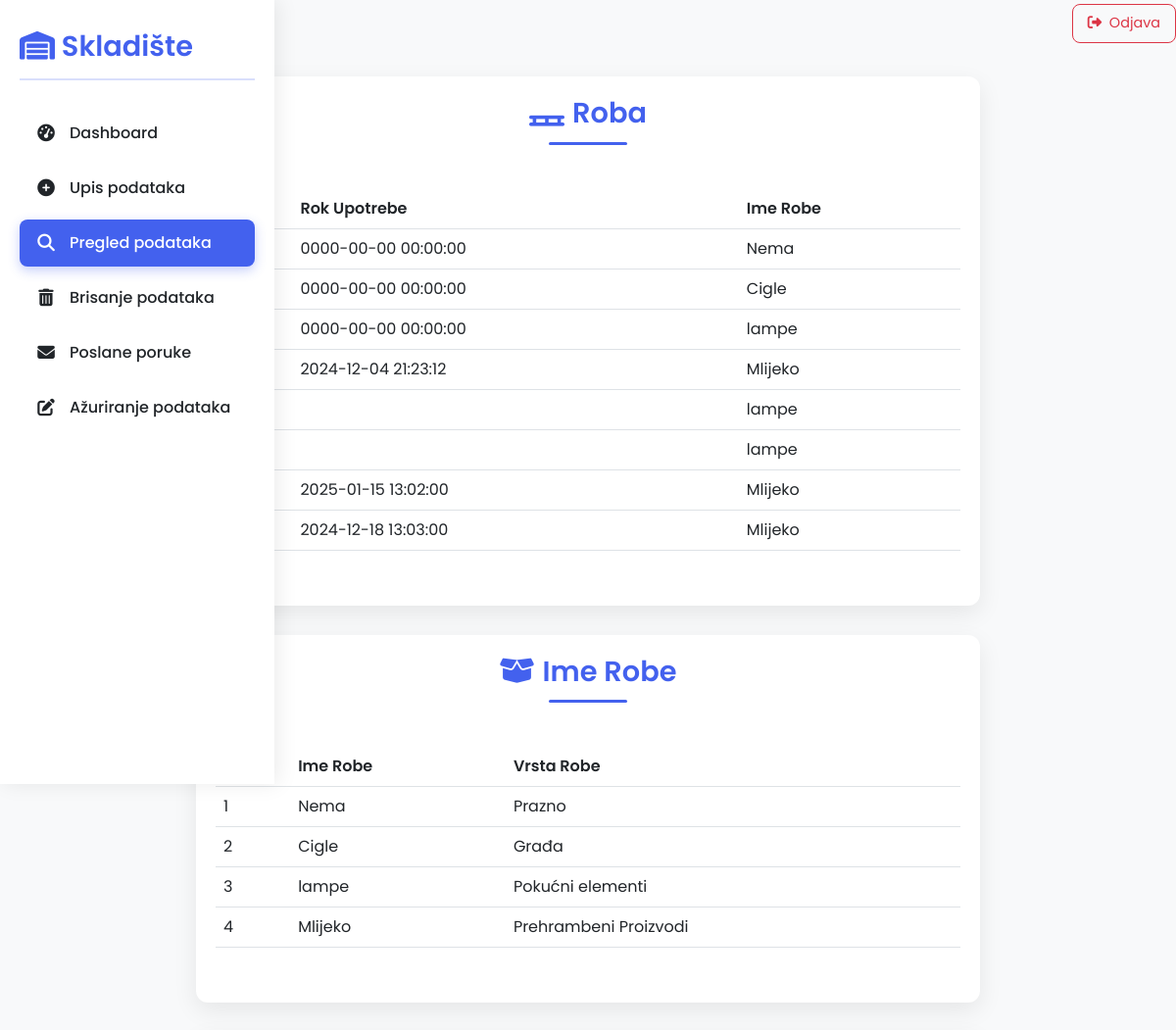
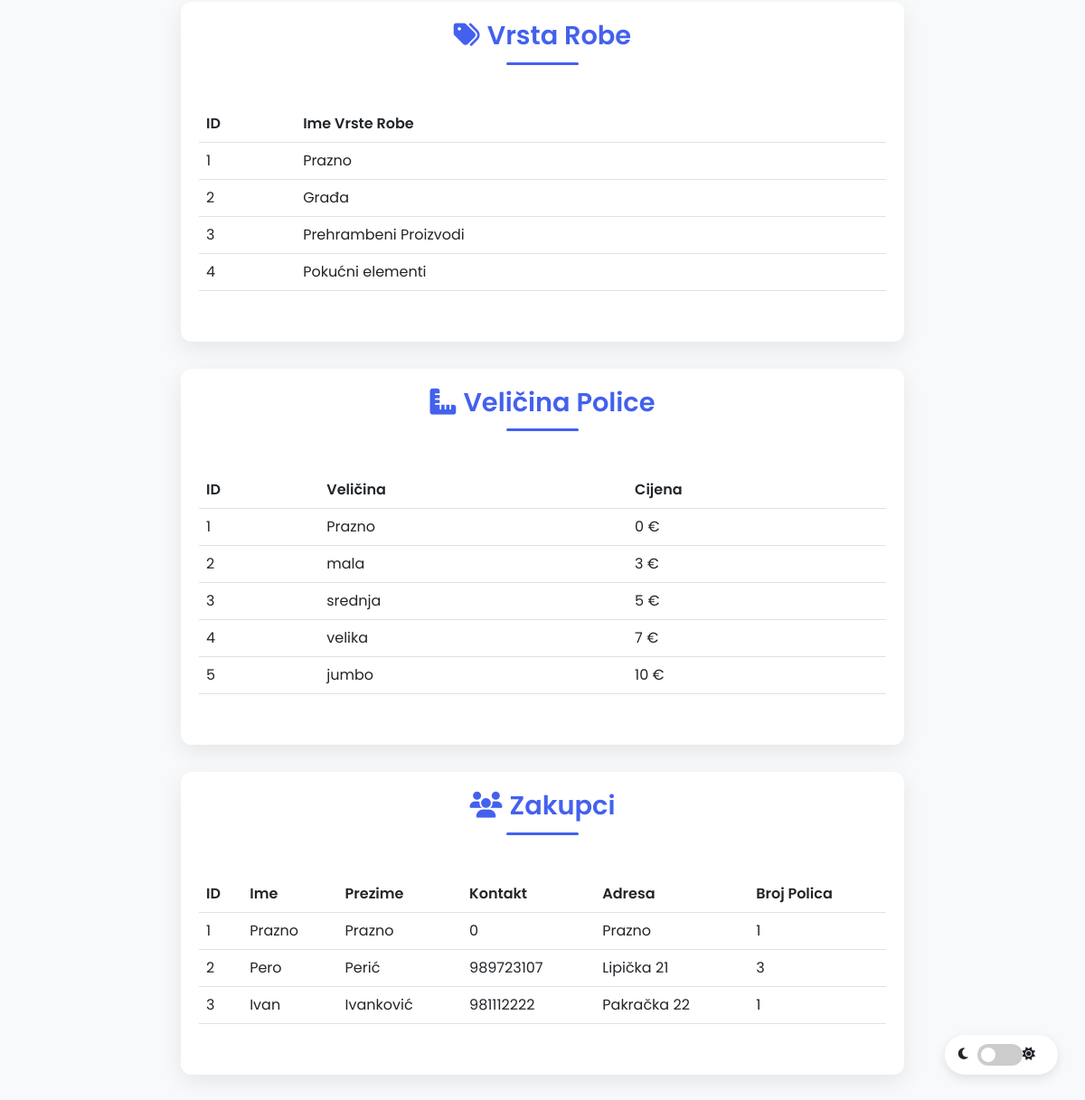
The page /pregled-podataka.php (signed in) on the database its author committed (2 pictures, top to bottom).
### tables this page shows
CREATE TABLE `roba` (
  `IdRoba` int(11) NOT NULL,
  `RokUpotrebe` datetime DEFAULT NULL,
  `DatumDolaska` datetime DEFAULT NULL,
  `ImeRobeId` int(11) NOT NULL
);

CREATE TABLE `imerobe` (
  `IdImeRobe` int(11) NOT NULL,
  `ImeRobe` varchar(25) NOT NULL,
  `VrstaRobeId` int(11) NOT NULL
);

CREATE TABLE `vrstarobe` (
  `IdVrstaRobe` int(11) NOT NULL,
  `ImeVrsteRobe` varchar(25) NOT NULL
);

CREATE TABLE `velicinapolice` (
  `IdVelicinaPolice` int(11) NOT NULL,
  `ImeVelicinaPolice` varchar(25) NOT NULL,
  `Cijena` int(11) NOT NULL
);

CREATE TABLE `zakupac` (
  `IdZakupac` int(11) NOT NULL,
  `Ime` varchar(25) NOT NULL,
  `Prezime` varchar(25) NOT NULL,
  `Kontakt` int(11) NOT NULL,
  `Adresa` varchar(25) NOT NULL,
  `BrojIznajmljenihPolica` int(11) DEFAULT NULL
);

### includes/fetch_pojedinosti_roba.php (called while the page is built)
<?php
try {
    $queryRobaPojedinosti = "
        SELECT Roba.IdRoba, Roba.RokUpotrebe, ImeRobe.ImeRobe
        FROM Roba
        INNER JOIN ImeRobe ON Roba.ImeRobeId = ImeRobe.IdImeRobe;
    ";
    $stmtRobaPojedinosti = $pdo->prepare($queryRobaPojedinosti);
    $stmtRobaPojedinosti->execute();
    $rowsRobaPojedinosti = $stmtRobaPojedinosti->fetchAll(PDO::FETCH_ASSOC);
} catch (PDOException $e) {
    die("Database connection failed: " . $e->getMessage());
}

### includes/fetch_ime_robe.php (called while the page is built)
<?php
try {
    $queryImeRobe = "SELECT
        ImeRobe.IdImeRobe,
        ImeRobe.ImeRobe,
        ImeRobe.VrstaRobeId,
        VrstaRobe.ImeVrsteRobe AS VrstaRobeName
    FROM
        ImeRobe
    LEFT JOIN
        VrstaRobe
    ON
        ImeRobe.VrstaRobeId = VrstaRobe.IdVrstaRobe;";
    $stmtImeRobe = $pdo->prepare($queryImeRobe);
    $stmtImeRobe->execute();
    $rowsImeRobe = $stmtImeRobe->fetchAll(PDO::FETCH_ASSOC);
} catch (PDOException $e) {
    die("Database connection failed: " . $e->getMessage());
}

### includes/fetch_vrsta_robe.php (called while the page is built)
<?php
try {
   $queryVrstaRobe = "SELECT IdVrstaRobe, ImeVrsteRobe FROM VrstaRobe;";
   $stmtVrstaRobe = $pdo->prepare($queryVrstaRobe);
   $stmtVrstaRobe->execute();
   $rowsVrstaRobe = $stmtVrstaRobe->fetchAll(PDO::FETCH_ASSOC);
} catch (PDOException $e) {
   die("Database connection failed: " . $e->getMessage());
}

### includes/fetch_velicina.php (called while the page is built)
<?php
try {
    $queryImeVelicine = "SELECT IdVelicinaPolice, ImeVelicinaPolice,Cijena FROM VelicinaPolice;";
    $stmtImeVelicine = $pdo->prepare($queryImeVelicine);
    $stmtImeVelicine->execute();
    $rowsImeVelicine = $stmtImeVelicine->fetchAll(PDO::FETCH_ASSOC);
} catch (PDOException $e) {
    die("Database connection failed: " . $e->getMessage());
}

### includes/fetch_zakupac.php (called while the page is built)
<?php
try {
    $queryImePrezimeZakupca = "SELECT * FROM Zakupac;";
    $stmtImePrezimeZakupca = $pdo->prepare($queryImePrezimeZakupca);
    $stmtImePrezimeZakupca->execute();
    $rowsImePrezimeZakupca = $stmtImePrezimeZakupca->fetchAll(PDO::FETCH_ASSOC);
} catch (PDOException $e) {
    die("Database connection failed: " . $e->getMessage());
}

### pregled-podataka.php (the view, shortened to what this page needs)
<?php
include "includes/dbh.inc.php";
include "includes/fetch_ime_robe.php";
include "includes/fetch_pojedinosti_roba.php";
include "includes/fetch_velicina.php";
include "includes/fetch_vrsta_robe.php";
include "includes/fetch_zakupac.php";
?>
<!DOCTYPE html>
<html lang="en">
<head>
    <link href="https://cdn.jsdelivr.net/npm/bootstrap@5.3.0/dist/css/bootstrap.min.css" rel="stylesheet">
    <link rel="stylesheet" href="https://cdnjs.cloudflare.com/ajax/libs/font-awesome/6.4.0/css/all.min.css">
</head>
<body style="visibility: hidden;">
    <div class="sidebar d-none d-lg-block">
        <h2><i class="fas fa-warehouse"></i> Skladište</h2>
        <a class="nav-link " href="index.php"><i class="fas fa-tachometer-alt"></i> Dashboard</a>
        <a class="nav-link" href="upis-podataka.php"><i class="fas fa-plus-circle"></i> Upis podataka</a>
        <a class="nav-link active" href="pregled-podataka.php"><i class="fas fa-search"></i> Pregled podataka</a>
        <a class="nav-link " href="brisanje-podataka.php"><i class="fas fa-trash-alt"></i> Brisanje podataka</a>
        <a class="nav-link " href="poslane-poruke.php"><i class="fas fa-envelope"></i> Poslane poruke</a>
        <a class="nav-link" href="azuriranje-podataka.php"><i class="fas fa-edit"></i> Ažuriranje podataka</a>
    </div>
    <div class="theme-switch-container">
        <span class="theme-switch-label"><i class="fas fa-moon"></i></span>
        <label class="theme-switch" for="checkbox">
            <div class="slider-round"></div>
        </label>
        <span class="theme-switch-label"><i class="fas fa-sun"></i></span>
    </div>
    <div class="dashboard-header">
    <div>
        <h1>Dashboard</h1>
    </div>
    <a href="logout.php" class="btn btn-outline-danger logout-btn">
        <i class="fas fa-sign-out-alt me-1"></i> Odjava
    </a>
</div>
        <div class="card">
            <h3><i class="fas fa-pallet me-2"></i>Roba</h3>
            <div class="table-responsive">
                <?php if (!empty($rowsRobaPojedinosti)): ?>
                    <table class="table">
                        <thead>
                            <tr>
                                <th>ID</th>
                                <th>Rok Upotrebe</th>
                                <th>Ime Robe</th>
                            </tr>
                        </thead>
                        <tbody>
                            <?php foreach ($rowsRobaPojedinosti as $row): ?>
                            <tr>
                                <td><?= htmlspecialchars($row["IdRoba"]) ?></td>
                                <td><?= htmlspecialchars($row["RokUpotrebe"]) ?></td>
                                <td><?= htmlspecialchars($row["ImeRobe"]) ?></td>
                            </tr>
                            <?php endforeach; ?>
                        </tbody>
                    </table>
                <?php else: ?>
                    <div class="alert alert-info">Nema podataka o robi.</div>
                <?php endif; ?>
            </div>
        </div>
        <div class="card">
            <h3><i class="fas fa-box-open me-2"></i>Ime Robe</h3>
            <div class="table-responsive">
                <?php if (!empty($rowsImeRobe)): ?>
                    <table class="table">
                        <thead>
                            <tr>
                                <th>ID</th>
                                <th>Ime Robe</th>
                                <th>Vrsta Robe</th>
                            </tr>
                        </thead>
                        <tbody>
                            <?php foreach ($rowsImeRobe as $row): ?>
                            <tr>
                                <td><?= htmlspecialchars($row["IdImeRobe"]) ?></td>
                                <td><?= htmlspecialchars($row["ImeRobe"]) ?></td>
                                <td><?= isset($row["VrstaRobeName"]) ? htmlspecialchars($row["VrstaRobeName"]) : "N/A" ?></td>
                            </tr>
                            <?php endforeach; ?>
                        </tbody>
                    </table>
                <?php else: ?>
                    <div class="alert alert-info">Nema podataka o imenima robe.</div>
                <?php endif; ?>
            </div>
        </div>
        <div class="card">
            <h3><i class="fas fa-tags me-2"></i>Vrsta Robe</h3>
            <div class="table-responsive">
                <?php if (!empty($rowsVrstaRobe)): ?>
                    <table class="table">
                        <thead>
                            <tr>
                                <th>ID</th>
                                <th>Ime Vrste Robe</th>
                            </tr>
                        </thead>
                        <tbody>
                            <?php foreach ($rowsVrstaRobe as $row): ?>
                            <tr>
                                <td><?= htmlspecialchars($row["IdVrstaRobe"]) ?></td>
                                <td><?= htmlspecialchars($row["ImeVrsteRobe"]) ?></td>
                            </tr>
                            <?php endforeach; ?>
                        </tbody>
                    </table>
                <?php else: ?>
                    <div class="alert alert-info">Nema podataka o vrstama robe.</div>
                <?php endif; ?>
            </div>
        </div>
        <div class="card">
            <h3><i class="fas fa-ruler-combined me-2"></i>Veličina Police</h3>
            <div class="table-responsive">
                <?php if (!empty($rowsImeVelicine)): ?>
                    <table class="table">
                        <thead>
                            <tr>
                                <th>ID</th>
                                <th>Veličina</th>
                                <th>Cijena</th>
                            </tr>
                        </thead>
                        <tbody>
                            <?php foreach ($rowsImeVelicine as $row): ?>
                            <tr>
                                <td><?= htmlspecialchars($row["IdVelicinaPolice"]) ?></td>
                                <td><?= htmlspecialchars($row["ImeVelicinaPolice"]) ?></td>
                                <td><?= htmlspecialchars($row["Cijena"]) ?> €</td>
                            </tr>
                            <?php endforeach; ?>
                        </tbody>
                    </table>
                <?php else: ?>
                    <div class="alert alert-info">Nema podataka o veličinama polica.</div>
                <?php endif; ?>
            </div>
        </div>
        <div class="card">
            <h3><i class="fas fa-users me-2"></i>Zakupci</h3>
            <div class="table-responsive">
                <?php if (!empty($rowsImePrezimeZakupca)): ?>
                    <table class="table">
                        <thead>
                            <tr>
                                <th>ID</th>
                                <th>Ime</th>
                                <th>Prezime</th>
                                <th>Kontakt</th>
                                <th>Adresa</th>
                                <th>Broj Polica</th>
                            </tr>
                        </thead>
                        <tbody>
                            <?php foreach ($rowsImePrezimeZakupca as $row): ?>
                            <tr>
                                <td><?= htmlspecialchars($row["IdZakupac"]) ?></td>
                                <td><?= htmlspecialchars($row["Ime"]) ?></td>
                                <td><?= htmlspecialchars($row["Prezime"]) ?></td>
                                <td><?= htmlspecialchars($row["Kontakt"]) ?></td>
                                <td><?= htmlspecialchars($row["Adresa"]) ?></td>
                                <td><?= htmlspecialchars($row["BrojIznajmljenihPolica"]) ?></td>
                            </tr>
                            <?php endforeach; ?>
                        </tbody>
                    </table>
                <?php else: ?>
                    <div class="alert alert-info">Nema podataka o zakupcima.</div>
                <?php endif; ?>
            </div>
        </div>
</body>
</html>

### pregled-podataka.php (style rules this page uses)
:root { --primary-color: #4361ee; --secondary-color: #3a0ca3; --accent-color: #f72585; --light-color: #f8f9fa; --dark-color: #212529; --success-color: #4cc9f0; --warning-color: #f8961e; --danger-color: #ef233c; --info-color: #4895ef; --card-bg-light: #ffffff; --card-bg-dark: #2b2d42; }
body { font-family: 'Poppins', sans-serif; transition: all 0.4s ease; padding-top: 0; background-color: var(--light-color); color: var(--dark-color); }
.sidebar { background-color: var(--card-bg-light); color: var(--dark-color); height: 100vh; position: fixed; top: 0; left: 0; width: 280px; padding: 30px 20px; box-shadow: 4px 0 20px rgba(0, 0, 0, 0.08); z-index: 100; overflow-y: auto; transition: all 0.4s cubic-bezier(0.4, 0, 0.2, 1); }
.sidebar h2 { font-size: 1.8rem; margin-bottom: 30px; color: var(--primary-color); padding-bottom: 15px; border-bottom: 2px solid rgba(67, 97, 238, 0.2); font-weight: 600; }
.sidebar a { display: flex; align-items: center; color: var(--dark-color); text-decoration: none; padding: 12px 15px; margin-bottom: 8px; border-radius: 8px; transition: all 0.3s ease; font-weight: 500; }
.sidebar a i { margin-right: 12px; width: 24px; text-align: center; font-size: 1.1rem; }
.sidebar a.active { background-color: var(--primary-color); color: white; box-shadow: 0 4px 12px rgba(67, 97, 238, 0.3); }
.dashboard-header { display: flex; justify-content: space-between; align-items: center; margin-bottom: 30px; }
.dashboard-header h1 { font-size: 2.5rem; font-weight: 700; color: var(--primary-color); margin: 0; }
.card { border: none; border-radius: 12px; background-color: var(--card-bg-light); box-shadow: 0 8px 24px rgba(0, 0, 0, 0.08); transition: all 0.3s ease; margin-bottom: 30px; padding: 30px; overflow: hidden; position: relative; }
.card h3 { text-align: center; margin-bottom: 30px; color: var(--primary-color); font-size: 1.8rem; font-weight: 600; position: relative; padding-bottom: 15px; }
.card h3::after { content: ''; position: absolute; bottom: 0; left: 50%; transform: translateX(-50%); width: 80px; height: 3px; background-color: var(--primary-color); border-radius: 3px; }
.table-responsive { overflow-x: auto; margin-bottom: 20px; }
table { width: 100%; border-collapse: collapse; margin-top: 15px; }
th, td { padding: 12px 15px; text-align: left; border-bottom: 1px solid #dee2e6; }
th { background-color: var(--primary-color); color: white; font-weight: 600; position: sticky; top: 0; }
.theme-switch-container { position: fixed; bottom: 30px; right: 30px; z-index: 1000; display: flex; align-items: center; background-color: var(--card-bg-light); padding: 10px 15px; border-radius: 50px; box-shadow: 0 4px 12px rgba(0, 0, 0, 0.1); transition: all 0.3s ease; }
.theme-switch-label { margin-right: 10px; font-weight: 500; font-size: 0.9rem; color: var(--dark-color); }
.theme-switch { position: relative; display: inline-block; width: 50px; height: 24px; }
.slider-round { position: absolute; cursor: pointer; top: 0; left: 0; right: 0; bottom: 0; background-color: #ccc; transition: .4s; border-radius: 34px; }
.slider-round:before { position: absolute; content: ""; height: 16px; width: 16px; left: 4px; bottom: 4px; background-color: white; transition: .4s; border-radius: 50%; }
.logout-btn { padding: 8px 15px; border-radius: 8px; font-size: 0.9rem; transition: all 0.3s ease; }
.card { max-width: 800px; margin: 0 auto 30px; padding: 20px; }

### rows shown on the page
roba: RokUpotrebe "0000-00-00 00:00:00", ImeRobeId.ImeRobe "Nema"
roba: RokUpotrebe "0000-00-00 00:00:00", ImeRobeId.ImeRobe "Cigle"
roba: RokUpotrebe "0000-00-00 00:00:00", ImeRobeId.ImeRobe "lampe"
roba: RokUpotrebe "2024-12-04 21:23:12", ImeRobeId.ImeRobe "Mlijeko"
roba: ImeRobeId.ImeRobe "lampe"
roba: ImeRobeId.ImeRobe "lampe"
roba: RokUpotrebe "2025-01-15 13:02:00", ImeRobeId.ImeRobe "Mlijeko"
roba: RokUpotrebe "2024-12-18 13:03:00", ImeRobeId.ImeRobe "Mlijeko"
imerobe: IdImeRobe "1", ImeRobe "Nema", VrstaRobeId.ImeVrsteRobe "Prazno"
imerobe: IdImeRobe "2", ImeRobe "Cigle", VrstaRobeId.ImeVrsteRobe "Građa"
imerobe: IdImeRobe "3", ImeRobe "lampe", VrstaRobeId.ImeVrsteRobe "Pokućni elementi"
imerobe: IdImeRobe "4", ImeRobe "Mlijeko", VrstaRobeId.ImeVrsteRobe "Prehrambeni Proizvodi"
vrstarobe: IdVrstaRobe "1", ImeVrsteRobe "Prazno"
vrstarobe: IdVrstaRobe "2", ImeVrsteRobe "Građa"
vrstarobe: IdVrstaRobe "3", ImeVrsteRobe "Prehrambeni Proizvodi"
vrstarobe: IdVrstaRobe "4", ImeVrsteRobe "Pokućni elementi"
velicinapolice: IdVelicinaPolice "1", ImeVelicinaPolice "Prazno", Cijena "0"
velicinapolice: IdVelicinaPolice "2", ImeVelicinaPolice "mala", Cijena "3"
velicinapolice: IdVelicinaPolice "3", ImeVelicinaPolice "srednja", Cijena "5"
velicinapolice: IdVelicinaPolice "4", ImeVelicinaPolice "velika", Cijena "7"
velicinapolice: IdVelicinaPolice "5", ImeVelicinaPolice "jumbo", Cijena "10"
zakupac: IdZakupac "1", Ime "Prazno", Prezime "Prazno", Kontakt "0", Adresa "Prazno", BrojIznajmljenihPolica "1"
zakupac: IdZakupac "2", Ime "Pero", Prezime "Perić", Kontakt "989723107", Adresa "Lipička 21", BrojIznajmljenihPolica "3"
zakupac: IdZakupac "3", Ime "Ivan", Prezime "Ivanković", Kontakt "981112222", Adresa "Pakračka 22", BrojIznajmljenihPolica "1"
